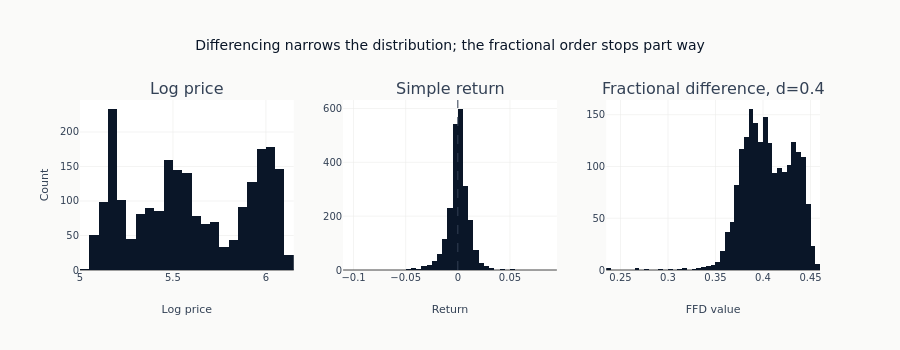

Notebook code for this chart:
### Markdown cell above
## Three distributions

The last comparison is what each transform does to the distribution of values, which is
a different question from what it does to the path.

### Code cell
fig = make_subplots(
    rows=1,
    cols=3,
    subplot_titles=[
        "Log price",
        "Simple return",
        f"Fractional difference, d={D_EQUITIES}",
    ],
)

for column, values in enumerate(
    [
        log_prices.drop_nulls().to_numpy(),
        spy["close"].pct_change().drop_nulls().to_numpy(),
        equity_result["transformed"].drop_nulls().to_numpy(),
    ],
    start=1,
):
    fig.add_trace(
        go.Histogram(x=values, nbinsx=50, marker=dict(color=COLORS["blue"])), row=1, col=column
    )

fig.add_vline(x=0, line=dict(color=COLORS["neutral"], dash="dash", width=1), row=1, col=2)
fig.update_xaxes(title_text="Log price", row=1, col=1)
fig.update_xaxes(title_text="Return", row=1, col=2)
fig.update_xaxes(title_text="FFD value", row=1, col=3)
fig.update_yaxes(title_text="Count", row=1, col=1)
fig.update_layout(
    height=350,
    showlegend=False,
    title="Differencing narrows the distribution; the fractional order stops part way",
)
show_plotly_with_alt(
    fig,
    "Three histograms side by side, each on its own horizontal scale. The log price "
    "spreads across more than a full unit with several separate humps. The simple return "
    "is one narrow spike centred on zero, marked by a dashed reference line. The "
    "fractional difference spans about the same width as the return but is centred near "
    "the level shown in the weight table rather than on zero, and its shape is broader "
    "and less peaked.",
)

### Figure 1 — Plotly figure (JSON) as saved in the notebook; plotly's stock layout.template omitted (floating-point values rounded to 4 significant figures; data arrays with more than 128 entries replaced by an {"elided": "..."} marker saying what was removed)
{"data": [{"marker": {"color": "#0a1628"}, "nbinsx": 50, "type": "histogram", "x": {"elided": "2264 float values"}, "xaxis": "x", "yaxis": "y"}, {"marker": {"color": "#0a1628"}, "nbinsx": 50, "type": "histogram", "x": {"elided": "2263 float values"}, "xaxis": "x2", "yaxis": "y2"}, {"marker": {"color": "#0a1628"}, "nbinsx": 50, "type": "histogram", "x": {"elided": "1983 float values"}, "xaxis": "x3", "yaxis": "y3"}], "layout": {"annotations": [{"font": {"size": 16}, "showarrow": false, "text": "Log price", "x": 0.1444, "xanchor": "center", "xref": "paper", "y": 1.0, "yanchor": "bottom", "yref": "paper"}, {"font": {"size": 16}, "showarrow": false, "text": "Simple return", "x": 0.5, "xanchor": "center", "xref": "paper", "y": 1.0, "yanchor": "bottom", "yref": "paper"}, {"font": {"size": 16}, "showarrow": false, "text": "Fractional difference, d=0.4", "x": 0.8556, "xanchor": "center", "xref": "paper", "y": 1.0, "yanchor": "bottom", "yref": "paper"}], "height": 350, "shapes": [{"line": {"color": "#334155", "dash": "dash", "width": 1}, "type": "line", "x0": 0, "x1": 0, "xref": "x2", "y0": 0, "y1": 1, "yref": "y2 domain"}], "showlegend": false, "title": {"text": "Differencing narrows the distribution; the fractional order stops part way"}, "xaxis": {"anchor": "y", "domain": [0.0, 0.2889], "title": {"text": "Log price"}}, "xaxis2": {"anchor": "y2", "domain": [0.3556, 0.6444], "title": {"text": "Return"}}, "xaxis3": {"anchor": "y3", "domain": [0.7111, 1.0], "title": {"text": "FFD value"}}, "yaxis": {"anchor": "x", "domain": [0.0, 1.0], "title": {"text": "Count"}}, "yaxis2": {"anchor": "x2", "domain": [0.0, 1.0]}, "yaxis3": {"anchor": "x3", "domain": [0.0, 1.0]}}}
